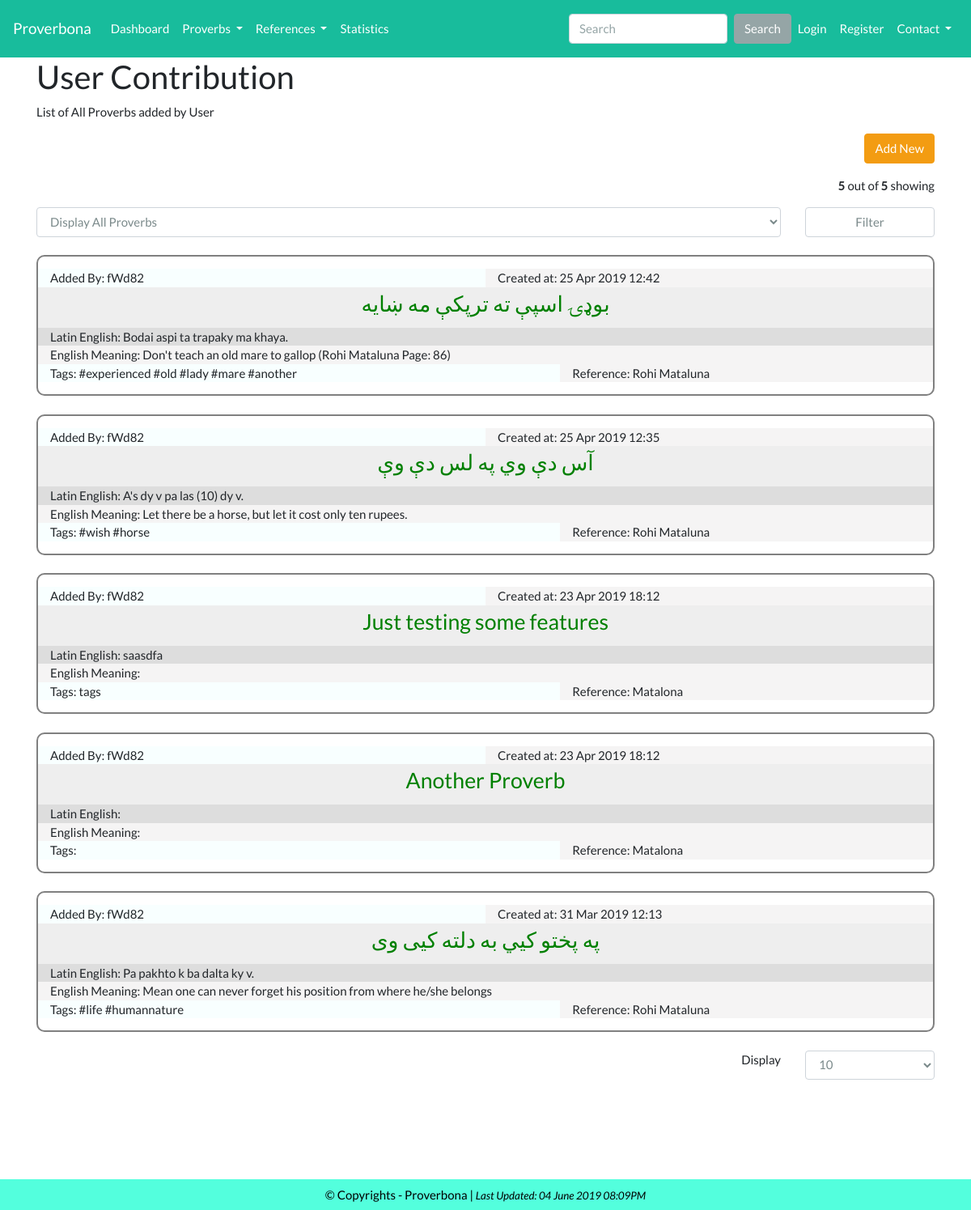
Screenshot of /user/contribution/fWd82 with the database file from the repository.
### tables this page shows
CREATE TABLE `table_proverb` (
  `proverb_id` int(11) NOT NULL,
  `proverb_lang` int(11) DEFAULT NULL,
  `proverb_statement` text NOT NULL,
  `proverb_latin_eng` mediumtext,
  `proverb_introduction` text,
  `proverb_eng_meaning` mediumtext,
  `proverb_history` text,
  `proverb_reference` int(11) NOT NULL,
  `proverb_tags` varchar(45) DEFAULT NULL,
  `proverb_addedby` int(11) DEFAULT NULL,
  `proverb_contributors` int(11) DEFAULT NULL,
  `proverb_is_protected` tinyint(1) NOT NULL DEFAULT '0',
  `proverb_timestamp` timestamp NULL DEFAULT CURRENT_TIMESTAMP,
  `proverb_last_updated` timestamp NOT NULL DEFAULT CURRENT_TIMESTAMP ON UPDATE CURRENT_TIMESTAMP
);

CREATE TABLE `table_user` (
  `user_id` int(11) NOT NULL,
  `user_fullname` varchar(45) DEFAULT NULL,
  `user_email` varchar(45) NOT NULL,
  `user_name` varchar(45) NOT NULL,
  `user_password` varchar(45) DEFAULT NULL,
  `user_nativelang` int(11) DEFAULT NULL,
  `user_otherlang` mediumtext,
  `user_country` varchar(45) DEFAULT NULL,
  `user_address` mediumtext,
  `user_department` varchar(45) DEFAULT NULL,
  `user_bio` mediumtext,
  `user_type` varchar(255) NOT NULL DEFAULT 'user',
  `user_can_contribute` tinyint(4) NOT NULL DEFAULT '1',
  `user_timestamp` timestamp NULL DEFAULT CURRENT_TIMESTAMP,
  `user_last_updated` timestamp NOT NULL DEFAULT CURRENT_TIMESTAMP ON UPDATE CURRENT_TIMESTAMP
);

CREATE TABLE `table_reference` (
  `reference_id` int(11) NOT NULL,
  `reference_lang` int(11) DEFAULT NULL,
  `reference_title` mediumtext,
  `reference_category` varchar(45) DEFAULT NULL,
  `reference_author` varchar(45) DEFAULT NULL,
  `reference_introduction` mediumtext,
  `reference_published_year` varchar(45) DEFAULT NULL,
  `reference_img_path` text,
  `reference_addedby` int(11) DEFAULT NULL,
  `reference_timestamp` timestamp NULL DEFAULT CURRENT_TIMESTAMP,
  `reference_last_updated` timestamp NOT NULL DEFAULT CURRENT_TIMESTAMP ON UPDATE CURRENT_TIMESTAMP
);

### application/controllers/User.php (called while the page is built, shortened)
<?php
class User extends CI_Controller{
    public function contribution($user_name){
                $this->load->library('pagination');
                $config['per_page']         = 10;
            $all_proverbs = $this->User_model->user_contribution_proverb_added($config['per_page'], $this->uri->segment(3), $user_name);
            $total_all_proverbs = $this->Statistics_model->total_no_of_proverbs_added_by_user($user_name);
            $this->load->view('public/user_contribution', ['all_proverb1'=>$all_proverbs, 'total_all_proverbs'=>$total_all_proverbs]);
    }
    function __construct() {
        $this->load->model('User_model');
        $this->load->model('Proverbs_model');
        $this->load->model('Statistics_model');
    }
}

### index.php (called while the page is built, shortened)
<?php
require_once BASEPATH.'core/CodeIgniter.php';

### application/models/Statistics_model.php (called while the page is built, shortened)
<?php
    class Statistics_model extends CI_Model{
        function total_no_of_proverbs_added_by_user($user_name){
            $query = $this->db
                            ->from('table_proverb')
                            ->join('table_user', 'table_proverb.proverb_addedby = table_user.user_id')
                            ->where('user_name', $user_name)
                            ->get();
            return $query->num_rows();
        }
    }

### application/models/User_model.php (called while the page is built, shortened)
<?php
class User_model extends CI_Model{
    public function user_contribution_proverb_added($limit, $offset, $user_name){
        $query = $this->db
                            ->select(['proverb_id','proverb_statement', 'proverb_tags', 'proverb_latin_eng', 'proverb_eng_meaning', 'table_reference.reference_title', 'table_user.user_name', 'proverb_timestamp'])
                            ->from('table_proverb')
                            ->where('table_user.user_name', $user_name)
                            ->order_by('proverb_timestamp', 'DESC')
                            ->join('table_user', 'table_proverb.proverb_addedby = table_user.user_id')
                            ->join('table_reference', 'table_proverb.proverb_reference = table_reference.reference_id')
                            ->limit($limit, $offset)
                            ->get();
        return $query->result();
    }
}

### application/views/public/user_contribution.php (the view, shortened to what this page needs)
<?php
if ($this->session->userdata('login_id')) {
    include(__DIR__ . '../../admin/admin_header.php');
}else{include('public_header.php');}
?>
<div class="container">
    <h2>User Contribution</h2>
    <p>List of All Proverbs added by User</p>
    <p class="text-right">
        <?php
         echo anchor('proverb/add_proverb', 'Add New', "class='btn btn-warning'");
        ?>
    </p>
    <p class="text-right">
        <?php echo "<strong>" . count($all_proverb1)."</strong> out of " . "<strong>".
                                $total_all_proverbs ." </strong>showing"; ?>
    </p>
<div class="row">
    <div class="col-10">
        <?php
            echo form_open(base_url("proverb/display/"));
                $options = array(
                    ''          => 'Display All Proverbs',
                    '1'         => 'Display English Proverbs',
                    '2'         => 'Display Pashto Proverbs',
                    '3'         => 'Display Urdu Proverbs',
                    '4'         => 'Display Farsi Proverbs',
                    '5'         => 'Display Arabic Proverbs' );
                $attributes = array(
                    'id'    => 'rating_proverb_rating_value',
                    'class' => 'form-control'
                );
                echo form_dropdown('rating_proverb_rating_value', $options, 'Display', $attributes);
        ?>
    </div>
    <div class="col-2">
        <?php
                echo  form_submit('Submit', 'Filter', ['value', 'class'=>'form-control']);
        ?>
    </div>
</div>
<br>
    <?php if (count($all_proverb1)):?>
        <?php foreach ($all_proverb1 as $all_proverbss): ?>
            <div class="smthing">
                <div class="row">
                    <div class="col col-lg-6" style="background:rgb(248, 255, 255)">Added By:  <?= $all_proverbss->user_name; ?> </div>
                    <div class="col col-lg-6" style="background:rgb(245, 244, 244)">Created at: <?= date('d M Y H:i', strtotime($all_proverbss->proverb_timestamp)); ?></div>
                </div>
                <div class="row">
                    <div class="col col-12" style="background:#eee; height: 50px; text-align: center; font-size: 20pt"> <?= anchor(base_url('proverb/proverb_detail') . "/{$all_proverbss->proverb_id}", $all_proverbss->proverb_statement); ?> </div>
                </div>
                <div class="row">
                    <div class="col col-lg-12" style="background:rgb(221, 221, 221)">Latin English: <?= $all_proverbss->proverb_latin_eng; ?> </div>
                </div>
                <div class="row">
                    <div class="col col-lg-12" style="background:rgb(245, 244, 244)">English Meaning: <?= $all_proverbss->proverb_eng_meaning; ?></div>
                </div>
                <div class="row">
                    <div class="col col-7" style="background:rgb(248, 255, 255)">Tags: <?= $all_proverbss->proverb_tags; ?> </div>
                    <div class="col col-5" style="background:rgb(245, 244, 244)">Reference: <?= $all_proverbss->reference_title; ?> </div>
                </div>
            </div>
             <br>
        <?php endforeach; ?>
    <?php endif; ?>
<div class="row">
    <div class="col-2 offset-md-8 text-right">
        Display
    </div>
    <div class="col-2">
        <div class="">
                <?php
                    echo form_open(base_url("proverb/display/"));
                    $options = array(
                        ''          => '10',
                        '1'         => '50',
                        '2'         => '100',
                        '3'         => '500',
                        '4'         => '1000');
                    $attributes = array(
                        'id'    => 'rating_proverb_rating_value',
                        'class' => 'form-control'
                    );
                    echo form_dropdown('rating_proverb_rating_value', $options, 'Display', $attributes);
                ?>
        </div>
    </div>
    </div>
</div>
<br><br><br><br><br>
<?php include('public_footer.php'); ?>

### assets/css/mystyles.css (style rules this page uses)
html, body { min-height:100%; height: 100%; }
.smthing { border: 2px solid grey; padding: 15px; border-radius: 10px; }
a { color: green; }

### rows the page displays
table_proverb: proverb_addedby.user_name "fWd82", proverb_timestamp "25 Apr 2019 12:42", proverb_id+proverb_statement "بوډۍ اسپې ته ترپکې مه ښايه", proverb_latin_eng "Bodai aspi ta trapaky ma khaya.", proverb_eng_meaning "Don't teach an old mare to gallop (Rohi Mataluna Page: 86)", proverb_tags "#experienced #old #lady #mare #another", proverb_reference.reference_title "Rohi Mataluna"
table_proverb: proverb_addedby.user_name "fWd82", proverb_timestamp "25 Apr 2019 12:35", proverb_id+proverb_statement "آس دې وي په لس دې وې", proverb_latin_eng "A's dy v pa las (10) dy v.", proverb_eng_meaning "Let there be a horse, but let it cost only ten rupees.", proverb_tags "#wish #horse", proverb_reference.reference_title "Rohi Mataluna"
table_proverb: proverb_addedby.user_name "fWd82", proverb_timestamp "23 Apr 2019 18:12", proverb_id+proverb_statement "Just testing some features", proverb_latin_eng "saasdfa", proverb_tags "tags", proverb_reference.reference_title "Matalona"
table_proverb: proverb_addedby.user_name "fWd82", proverb_timestamp "23 Apr 2019 18:12", proverb_id+proverb_statement "Another Proverb", proverb_reference.reference_title "Matalona"
table_proverb: proverb_addedby.user_name "fWd82", proverb_timestamp "31 Mar 2019 12:13", proverb_id+proverb_statement "په پختو کيي به دلته کیی وی", proverb_latin_eng "Pa pakhto k ba dalta ky v.", proverb_eng_meaning "Mean one can never forget his position from where he/she belongs", proverb_tags "#life #humannature", proverb_reference.reference_title "Rohi Mataluna"

### other values shown
anchor('proverb/add_proverb', 'Add New', "class='btn btn-warning'") "Add New"
count($all_proverb1) "5"
$total_all_proverbs "5"
